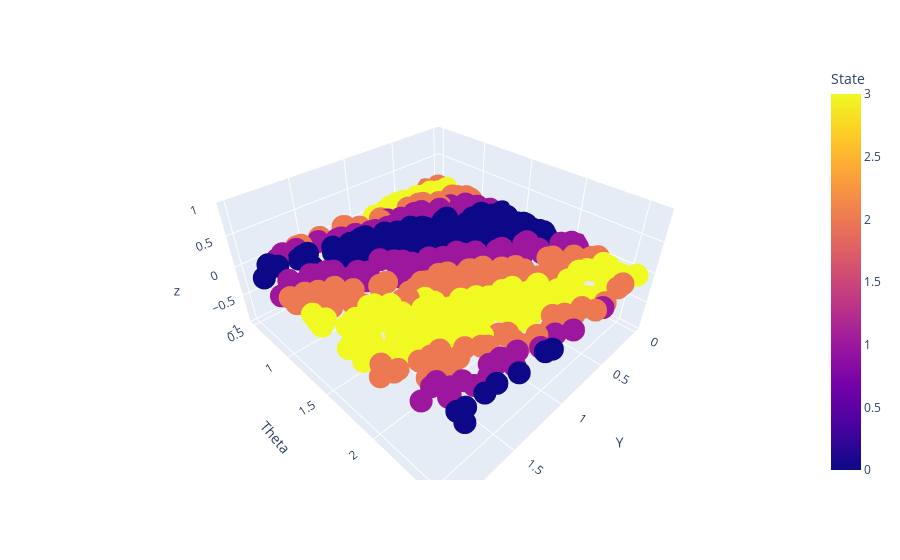

Here is the notebook cell this chart was saved with:
### Code cell
df_1 = pd.DataFrame({'Y':Y_Train, 'Theta':T_Train,'State':S_Train,'z': [0]*len(Y_Train)})
fig = px.scatter_3d(df_1, x='Y', y='Theta',z='z', color='State')
fig.show()

### Figure 1 — Plotly figure (JSON) as saved in the notebook; plotly's stock layout.template omitted (floating-point values rounded to 4 significant figures; data arrays with more than 128 entries replaced by an {"elided": "..."} marker saying what was removed)
{"data": [{"hovertemplate": "Y=%{x}<br>Theta=%{y}<br>z=%{z}<br>State=%{marker.color}<extra></extra>", "legendgroup": "", "marker": {"color": {"elided": "500 int values"}, "coloraxis": "coloraxis", "symbol": "circle"}, "mode": "markers", "name": "", "scene": "scene", "showlegend": false, "type": "scatter3d", "x": {"elided": "500 float values"}, "y": {"elided": "500 float values"}, "z": {"elided": "500 int values"}}], "layout": {"coloraxis": {"colorbar": {"title": {"text": "State"}}, "colorscale": [[0, "#0d0887"], [0.1111, "#46039f"], [0.2222, "#7201a8"], [0.3333, "#9c179e"], [0.4444, "#bd3786"], [0.5556, "#d8576b"], [0.6667, "#ed7953"], [0.7778, "#fb9f3a"], [0.8889, "#fdca26"], [1, "#f0f921"]]}, "legend": {"tracegroupgap": 0}, "margin": {"t": 60}, "scene": {"domain": {"x": [0, 1], "y": [0, 1]}, "xaxis": {"title": {"text": "Y"}}, "yaxis": {"title": {"text": "Theta"}}, "zaxis": {"title": {"text": "z"}}}}}
